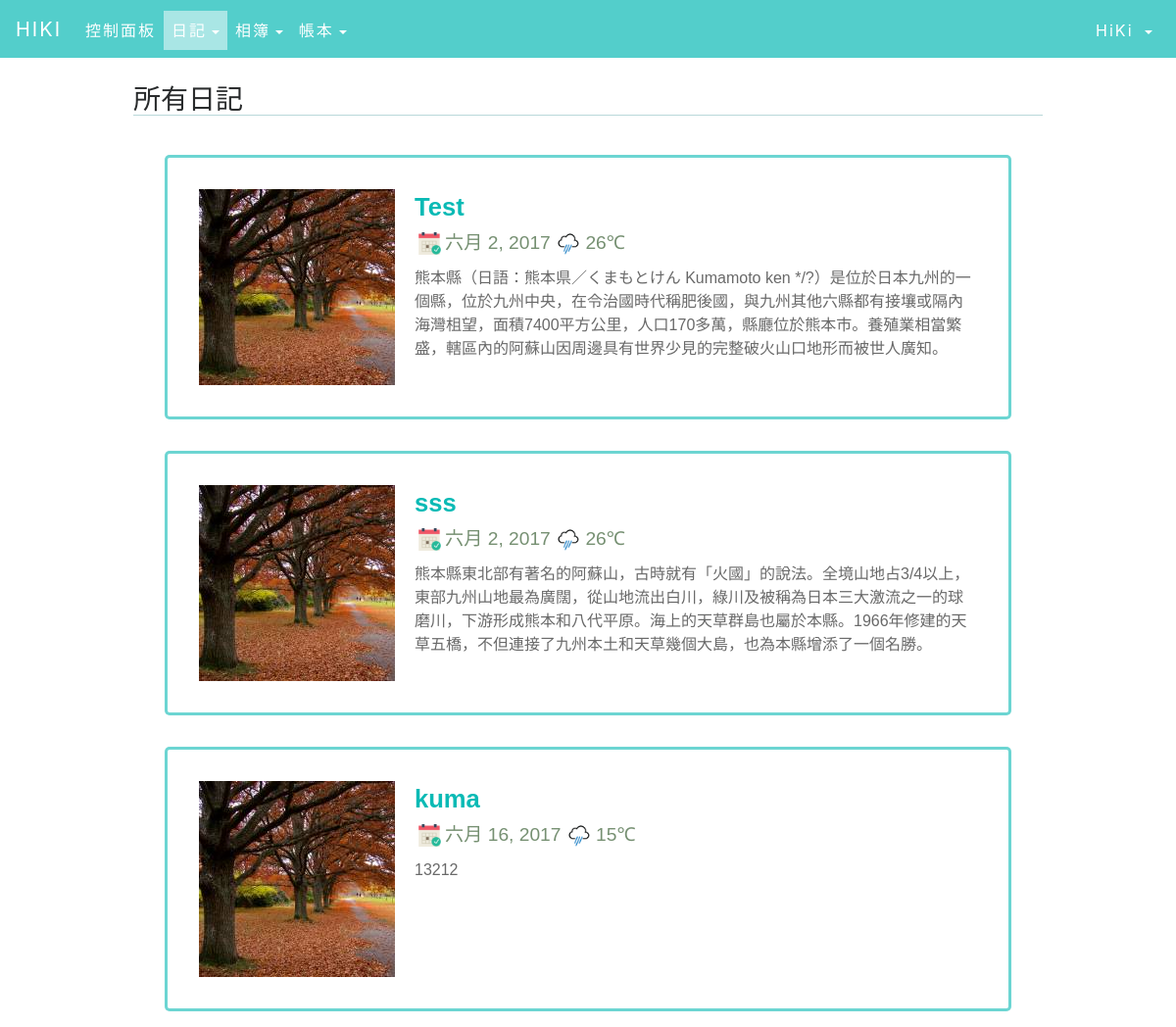
Screenshot of /zh-hant/diary/ (signed in) with the database file from the repository.
### users/models.py (models this page shows, shortened)
class User(AbstractBaseUser, PermissionsMixin):
    email = models.EmailField(
        verbose_name=_("Email Address"),
        max_length=255, unique=True, db_index=True,
    )
    name = models.CharField(
        verbose_name=_("User Name"),
        max_length=100, default='',
    )
    photo = models.ImageField(
        verbose_name=_('Photo'),
        blank=True, default='', upload_to='avatars/'
    )
    bio = models.TextField(
        verbose_name=_('Biography'),
        max_length=1000, blank=True, default='',
        help_text=_(
            "Describe yourself with 500 characters or less. "
            "There will be no formatting."
        ),
    )
    verified = models.BooleanField(
        verbose_name=_('verified'),
        default=False,
        help_text=_(
            "Designates whether the user has verified email ownership."
        ),
    )
    is_staff = models.BooleanField(
        verbose_name=_('staff status'),
        default=False,
        help_text=_(
            "Designates whether the user can log into this admin site."
        ),
    )
    is_active = models.BooleanField(
        verbose_name=_('active'),
        default=True,
        help_text=_(
            "Designates whether this user should be treated as "
            "active. Unselect this instead of deleting accounts."
        ),
    )
    date_joined = models.DateTimeField(
        verbose_name=_('date joined'),
        default=timezone.now
    )
    objects = UserManager()
    USERNAME_FIELD = 'email'
    REQUIRED_FIELDS = []
    class Meta:
        verbose_name = _('users')
        verbose_name_plural = _('users')
        swappable = 'AUTH_USER_MODEL'
    @property
    def is_valid_user(self):
        return (
            self.verified and self.is_active and self.name
        )

### diary/models.py (models this page shows, shortened)
class Diary(models.Model):
    AUTH_CHOICES = (
        ('Private', _('Private')),
        ('Public', _('Public')),
    )
    user = models.ForeignKey(
        User,
        on_delete=models.CASCADE,
        default=0,
    )
    post_type = models.CharField(
        max_length=30,
        choices=AUTH_CHOICES,
        default=AUTH_CHOICES[0][0],
    )
    title = models.CharField(max_length=30,)
    date = models.DateField()
    content = models.TextField(max_length=1000,)
    location = models.ForeignKey(
        Map,
        on_delete=models.CASCADE,
        blank=True, null=True,
    )
    tags = models.ManyToManyField(Tag, blank=True,)
    weather_meantemp = models.CharField(
        max_length=50, default='', editable=False,
        blank=True, null=True,)
    weather_cond = models.CharField(
        max_length=50, default='', editable=False,
        blank=True, null=True,)
    class Meta:  # 排序用
        ordering = ['date']

### diary/views.py (the view)
@login_required
@user_valid
def display(request):
    diary_list = request.user.diary_set.all()
    return render(request, 'diary/display.html', locals())

### templates/diary/display.html (shortened to what this page needs)
{% load static i18n %}
<!DOCTYPE html>
<head>
    {% include 'include/bootstrap.html' %}
    <link rel="stylesheet" href="{% static 'css/main.css' %}">
</head>
{% include 'include/nav.html' with name=user.name title='diary_' %}
<body>
    <main class="d-flex flex-column justify-content-center align-items-center">
        <header class="h3 w-100 p-3">{% trans "所有日記" %}
            <hr>
        </header>
        {% include 'diary/diary-list.html' with diary_list=diary_list %}
    </main>
</body>
</html>

### templates/include/nav.html (shortened to what this page needs)
﻿{% load static i18n %}
<nav class="navbar navbar-toggleable-md navbar-light fixed-top w-100">
    <a href="/" class="navbar-brand">HIKI</a>
    <div id="navbar-collapse-1" class="collapse navbar-collapse">
        <ul class="navbar-nav">
            <li id="user_dashboard_" class="nav-item">
                <a class="nav-link" href="{% url 'user_dashboard' %}">{% trans "DashBoard" %}</a>
            </li>
            <li id="diary_" class="nav-item dropdown">
                <a class="nav-link dropdown-toggle" data-toggle="dropdown" href="/">{% trans "日記" %}</a>
            </li>
            <li id="photo_" class="nav-item dropdown">
                <a class="nav-link dropdown-toggle" data-toggle="dropdown" href="{% url 'gallery' %}">{% trans "相簿" %}</a>
            </li>
            <li id="tally_" class="nav-item dropdown">
                <a class="nav-link dropdown-toggle" data-toggle="dropdown" href="{% url 'tally' %}">{% trans "帳本" %}</a>
            </li>
        </ul>
        <ul class="navbar-nav ml-auto">
            <li class="nav-item dropdown">
                <a class="nav-link dropdown-toggle" data-toggle="dropdown" href="#" id="navbarDropdownMenuLink" aria-haspopup="true" aria-expanded="false">
		                 {{ name }}
                </a>
            </li>
        </ul>
    </div>
</nav>

### templates/diary/diary-list.html (shortened to what this page needs)
{% load static %}
{% for diary in diary_list %}
<div class="carousel-row d-flex flex-column flex-sm-row">
    <div id="carouselExampleControls" class="carousel slide d-flex justify-content-center mr-sm-3 mb-3 mb-sm-0" data-ride="carousel" data-interval="4000">
        <div class="carousel-inner" role="listbox">
            {% if diary.image_set.all|length == 0 %}
            <div class="carousel-item active">
                <img class="d-block img-fluid" src="{% static 'img/default-img-1.jpg' %}">
            </div>
            {% else %}
            {% for i in diary.image_set.all %}
            <div class='carousel-item {{ forloop.first|yesno:"active," }}'>
                <img class="img-rounded" src="{{ i.img.url }}" onerror="this.style.display='none'" style="display:block; margin:auto;" width="200" height="200">
            </div>
            {% endfor %}
            {% endif %}
        </div>
    </div>
    <div id="article" class="d-flex flex-column mw-80%">
        <header class="h3 m-1"><strong>{{ diary.title }}</strong></header>
        <p class="m-1">
        	<span>
        		<img class="m-1" width="23" height="23" src="{% static 'icon/detail/date.png' %}">{{ diary.date }}
        	</span>
        	<span>
            	{% with '/icon/weather/'|add:diary.weather_cond|add:'.png' as image_static %}
            	<img src="{% static image_static %}" onerror="this.style.display='none'" alt="null" height="25" width="25">
            	{{ diary.weather_meantemp }}℃
            	{% endwith %}
            </span>
        </p>
        <p class="JQellipsis m-1">
            {{ diary.content }}
        </p>
    </div>
</div>
{% endfor %}

### staticfiles/css/main.css (style rules this page uses)
html, body { width:100%; margin:0; padding:0; }
hr { width:100%; margin:0; height:.1px; background-color:rgba(10,181,186,0.2); }

### templates/diary/display.html (style rules this page uses)
html body { background-color: white; width: 100%; margin: 0; }
main { max-width: 960px; margin: 0 auto; }

### templates/include/nav.html (style rules this page uses)
.navbar, .dropdown-menu { background-color: #53cecb !important; letter-spacing: 2px !important; }
#navbar-collapse-1 { padding-top: 3px; }
.navbar-brand, .navbar-nav > li > a, .dropdown-menu > li > a { color: white !important; }
.active > a, .dropdown-item.active, .dropdown-item:active { color: #0ABAB5 !important; background-color: rgba(255, 255, 255, .5) !important; }

### templates/diary/diary-list.html (style rules this page uses)
.carousel-row { width: 90%; min-height: 25%; background-color: #FFF; border-radius: 5px; margin-top: 0.5em; border: solid rgba(10, 186, 181, 0.6); border-width: 3px; padding: 2rem; margin: 1rem; }
.carousel-inner { height: 200px; width: 200px; padding: 0; display: flex; align-content: center; align-items: center; align-self: center; overflow: hidden; }
#article header { color: #0ABAB5; font-family: Montserrat, sans-serif; font-size: 1.6em; }
#article p span { color: #769072; font-size: 1.2rem; }
#article p { color: #696969; font-family: Montserrat, sans-serif; font-size: 1em; }

### rows the page displays
User: name "HiKi"
Diary: title "Test", date "六月 2, 2017", weather_meantemp "26", content "熊本縣（日語：熊本県／くまもとけん Kumamoto ken */?）是位於日本九州的一個縣，位於九州中央，在令治國時代稱肥後國，與九州其他六縣都有接壤或隔內海灣柤望，面積7400平方公里，人口170多萬，縣廳位於熊本市。養殖業相當繁盛，轄區內的阿蘇山因周邊具有世界少見的完整破火山口地形而被世人廣知。"
Diary: title "sss", date "六月 2, 2017", weather_meantemp "26", content "熊本縣東北部有著名的阿蘇山，古時就有「火國」的說法。全境山地占3/4以上，東部九州山地最為廣闊，從山地流出白川，綠川及被稱為日本三大激流之一的球磨川，下游形成熊本和八代平原。海上的天草群島也屬於本縣。1966年修建的天草五橋，不但連接了九州本土和天草幾個大島，也為本縣增添了一個名勝。"
Diary: title "kuma", date "六月 16, 2017", weather_meantemp "15", content "13212"
